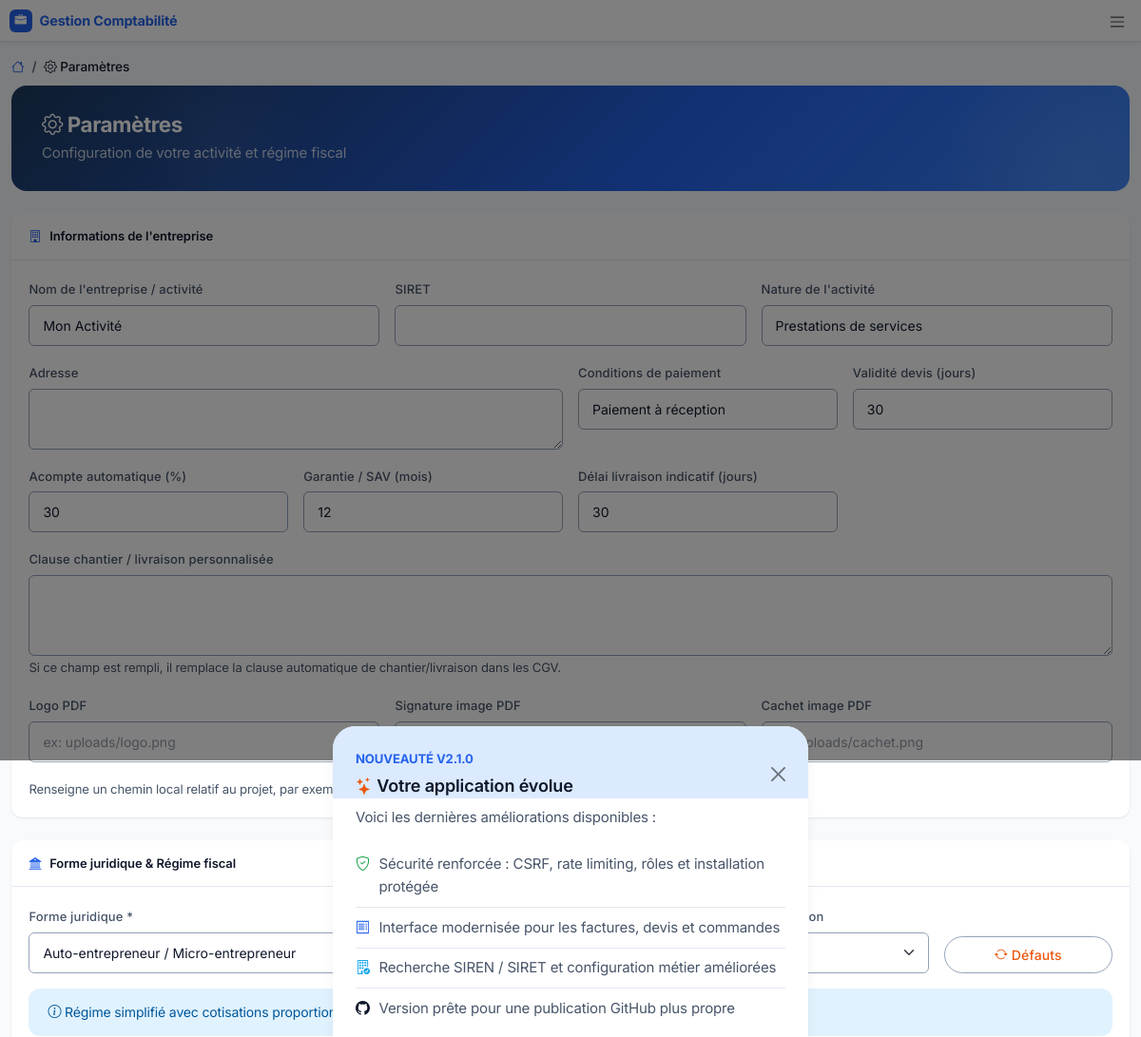
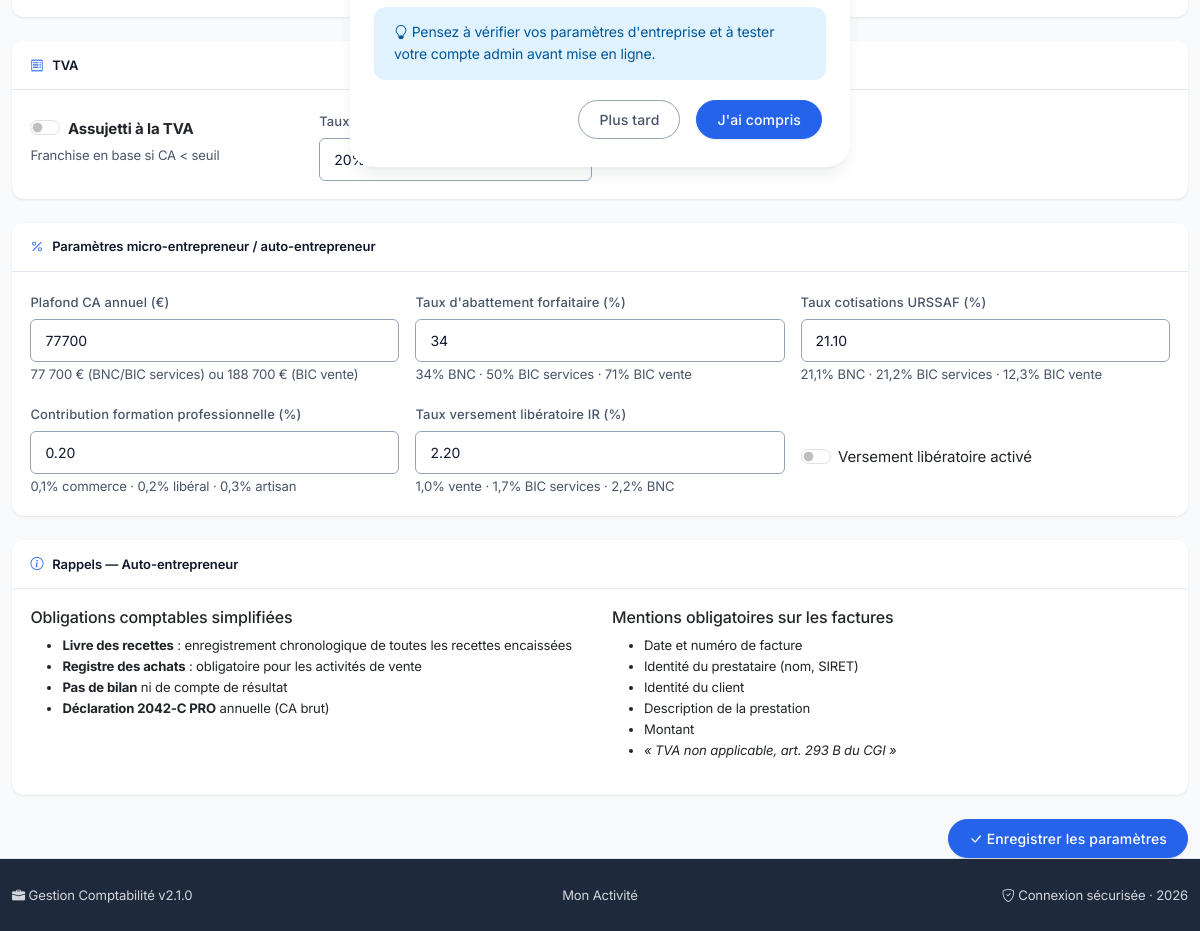
Page /parametres.php (signed in) on the committed database (2 pictures, top to bottom).
### tables this page shows
CREATE TABLE IF NOT EXISTS `parametres` (
    `cle` VARCHAR(50) PRIMARY KEY,
    `valeur` VARCHAR(255) NOT NULL,
    `description` VARCHAR(255) DEFAULT NULL
);

### parametres.php (the view, shortened to what the rows shown need)
<?php
require_once __DIR__ . '/functions.php';
$formes = getFormesJuridiques();
include 'header.php';
?>
<div class="hero-banner mb-4">
    <div class="d-flex justify-content-between align-items-center">
        <div>
            <h2 class="mb-1"><i class="bi bi-gear"></i> Paramètres</h2>
        </div>
    </div>
</div>
<form method="POST">
    <div class="card border-0 mb-4">
        <div class="card-body">
            <div class="row g-3">
                <div class="col-md-4">
                    <label class="form-label">Nom de l'entreprise / activité</label>
                    <input type="text" name="nom_entreprise" class="form-control"
                           value="<?= e(getParam('nom_entreprise')) ?>">
                </div>
                <div class="col-md-4">
                    <label class="form-label">Nature de l'activité</label>
                    <input type="text" name="activite" class="form-control"
                           value="<?= e(getParam('activite')) ?>">
                </div>
                <div class="col-md-3">
                    <label class="form-label">Acompte automatique (%)</label>
                    <input type="number" name="acompte_commande_pct" class="form-control" min="0" max="100" step="1"
                           value="<?= e(getParam('acompte_commande_pct', '30')) ?>">
                </div>
                <div class="col-md-3">
                    <label class="form-label">Garantie / SAV (mois)</label>
                    <input type="number" name="garantie_sav_mois" class="form-control" min="0" max="60" step="1"
                           value="<?= e(getParam('garantie_sav_mois', '12')) ?>">
                </div>
                <div class="col-md-3">
                    <label class="form-label">Délai livraison indicatif (jours)</label>
                    <input type="number" name="delai_livraison_jours" class="form-control" min="0" max="365" step="1"
                           value="<?= e(getParam('delai_livraison_jours', '30')) ?>">
                </div>
            </div>
        </div>
    </div>
    <div class="card border-0 mb-4">
        <div class="card-body">
            <div class="row g-3">
                <div class="col-md-4">
                    <label class="form-label">Forme juridique *</label>
                    <select name="forme_juridique" id="formeJuridique" class="form-select">
                        <?php foreach ($formes as $code => $info): ?>
                            <option value="<?= $code ?>" <?= getParam('forme_juridique', 'auto-entrepreneur') === $code ? 'selected' : '' ?>>
                                <?= e($info['label']) ?>
                            </option>
                        <?php endforeach; ?>
                    </select>
                </div>
                <div class="col-md-2">
                    <label class="form-label">Imposition</label>
                    <select name="regime_imposition" id="regimeImposition" class="form-select">
                        <option value="ir" <?= getParam('regime_imposition', 'ir') === 'ir' ? 'selected' : '' ?>>IR</option>
                    </select>
                </div>
            </div>
        </div>
    </div>
    <div class="card border-0 mb-4" id="blocTva">
        <div class="card-body">
            <div class="row g-3">
                <div class="col-md-3">
                    <div class="form-check form-switch mt-2">
                        <input class="form-check-input" type="checkbox" name="tva_applicable" value="1"
                               id="tvaSwitch" <?= getParam('tva_applicable', '0') === '1' ? 'checked' : '' ?>>
                        <label class="form-check-label" for="tvaSwitch">
                            <strong>Assujetti à la TVA</strong>
                        </label>
                    </div>
                </div>
            </div>
        </div>
    </div>
    <div class="card border-0 mb-4" id="blocMicro">
        <div class="card-body">
            <div class="row g-3">
                <div class="col-md-4">
                    <label class="form-label">Plafond CA annuel (€)</label>
                    <input type="number" name="plafond_ca" class="form-control" step="100"
                           value="<?= e(getParam('plafond_ca', '77700')) ?>">
                    <small class="text-muted" id="plafondHelp">
                        77 700 € (BNC/BIC services) ou 188 700 € (BIC vente)
                    </small>
                </div>
                <div class="col-md-4">
                    <label class="form-label">Taux d'abattement forfaitaire (%)</label>
                    <input type="number" name="taux_abattement" class="form-control" step="0.1" min="0" max="100"
                           value="<?= e(getParam('taux_abattement', '34')) ?>">
                    <small class="text-muted" id="abattementHelp">
                        34% BNC · 50% BIC services · 71% BIC vente
                    </small>
                </div>
                <div class="col-md-4">
                    <label class="form-label">Taux cotisations URSSAF (%)</label>
                    <input type="number" name="taux_cotisations_sociales" class="form-control" step="0.01" min="0"
                           value="<?= e(getParam('taux_cotisations_sociales', '21.10')) ?>">
                    <small class="text-muted" id="urssafHelp">
                        21,1% BNC · 21,2% BIC services · 12,3% BIC vente
                    </small>
                </div>
                <div class="col-md-4">
                    <label class="form-label">Contribution formation professionnelle (%)</label>
                    <input type="number" name="taux_cfp" class="form-control" step="0.01" min="0"
                           value="<?= e(getParam('taux_cfp', '0.20')) ?>">
                    <small class="text-muted">
                        0,1% commerce · 0,2% libéral · 0,3% artisan
                    </small>
                </div>
                <div class="col-md-4">
                    <label class="form-label">Taux versement libératoire IR (%)</label>
                    <input type="number" name="taux_versement_liberatoire" class="form-control" step="0.01" min="0"
                           value="<?= e(getParam('taux_versement_liberatoire', '2.20')) ?>">
                    <small class="text-muted">
                        1,0% vente · 1,7% BIC services · 2,2% BNC
                    </small>
                </div>
                <div class="col-md-4 d-flex align-items-center">
                    <div class="form-check form-switch mt-3">
                        <input class="form-check-input" type="checkbox" name="versement_liberatoire_actif" value="1"
                               id="vlSwitch" <?= getParam('versement_liberatoire_actif', '0') === '1' ? 'checked' : '' ?>>
                        <label class="form-check-label" for="vlSwitch">
                            Versement libératoire activé
                        </label>
                    </div>
                </div>
            </div>
        </div>
    </div>
</form>
<?php include 'footer.php'; ?>

### footer.php (shortened to what the rows shown need)
    </main>
    <footer class="py-4 footer-blue border-top">
        <div class="container-fluid">
            <div class="row align-items-center text-center text-md-start">
                <div class="col-md-4 text-center">
                    <small><?= e(getParam('nom_entreprise', 'Mon Activité')) ?></small>
                </div>
            </div>
        </div>
    </footer>
</body>
</html>

### rows in the picture
parametres: nom_entreprise "Mon Activité", valeur "Mon Activité"
parametres: activite "Prestations de services"
parametres: acompte_commande_pct "30"
parametres: garantie_sav_mois "12"
parametres: delai_livraison_jours "30"
parametres: forme_juridique "Auto-entrepreneur / Micro-entrepreneur"
parametres: regime_imposition "IR"
parametres: plafond_ca "77700"
parametres: taux_abattement "34"
parametres: taux_cotisations_sociales "21.10"
parametres: taux_cfp "0.20"
parametres: taux_versement_liberatoire "2.20"

### other values in the picture
APP_NAME "Gestion Comptabilité"
$bc['label'] "Paramètres"
APP_VERSION "2.1.0"
